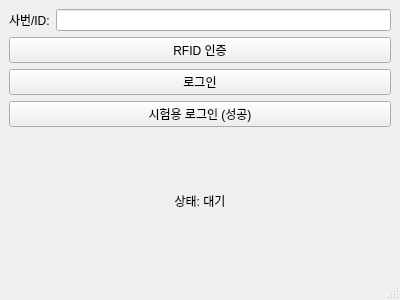
<?xml version="1.0" encoding="UTF-8"?>
<ui version="4.0">
 <class>AuthWindow</class>
 <widget class="QMainWindow" name="AuthWindow">
  <property name="geometry">
   <rect>
    <x>0</x>
    <y>0</y>
    <width>400</width>
    <height>300</height>
   </rect>
  </property>
  <property name="windowTitle">
   <string>사용자 인증</string>
  </property>
  <widget class="QWidget" name="centralwidget">
   <layout class="QVBoxLayout" name="verticalLayout">
    <item>
     <layout class="QHBoxLayout" name="horizontalLayout">
      <item>
       <widget class="QLabel" name="idLabel">
        <property name="text">
         <string>사번/ID:</string>
        </property>
       </widget>
      </item>
      <item>
       <widget class="QLineEdit" name="idInput"/>
      </item>
     </layout>
    </item>
    <item>
     <widget class="QPushButton" name="rfidBtn">
      <property name="text">
       <string>RFID 인증</string>
      </property>
     </widget>
    </item>
    <item>
     <widget class="QPushButton" name="loginBtn">
      <property name="text">
       <string>로그인</string>
      </property>
     </widget>
    </item>
    <item>
     <widget class="QPushButton" name="testBtn">
      <property name="text">
       <string>시험용 로그인 (성공)</string>
      </property>
     </widget>
    </item>
    <item>
     <widget class="QLabel" name="statusLabel">
      <property name="text">
       <string>상태: 대기</string>
      </property>
      <property name="alignment">
       <set>Qt::AlignmentFlag::AlignCenter</set>
      </property>
     </widget>
    </item>
   </layout>
  </widget>
  <widget class="QStatusBar" name="statusbar"/>
 </widget>
 <resources/>
 <connections/>
</ui>
